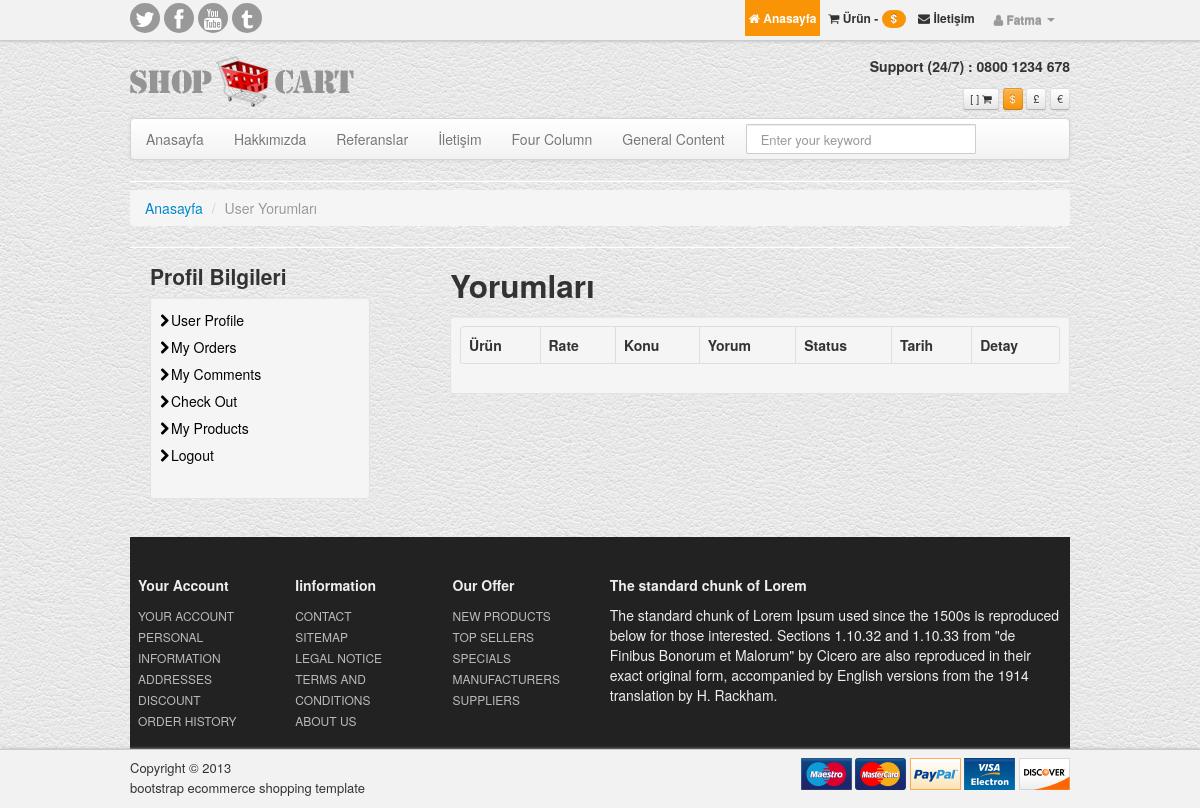
Before: /user/comments/ (signed in) with the older database file.
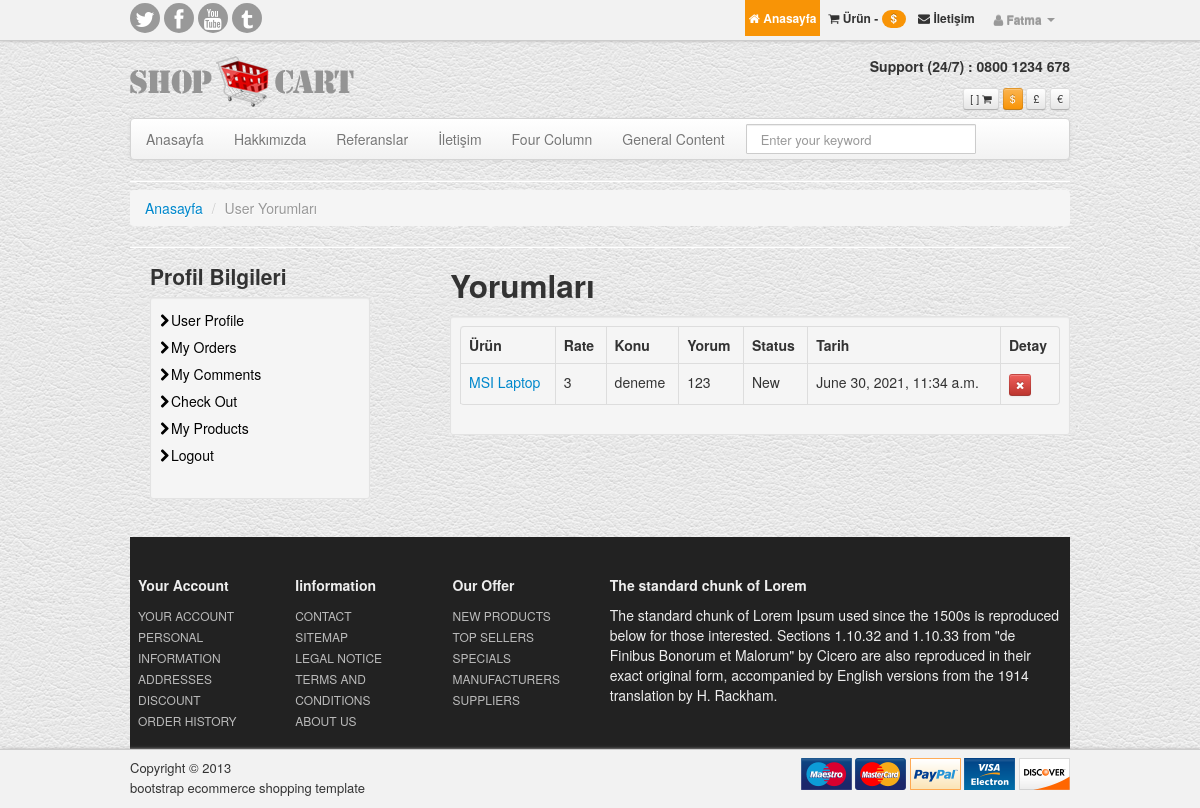
After: the same page with the newer database file.
### product/models.py (models this page shows, shortened)
class Comment(models.Model):
    STATUS = (
        ('New', 'Yeni'),
        ('True', 'Evet'),
        ('False', 'Hayır'),
    )
    product = models.ForeignKey(Product, on_delete=models.CASCADE)
    user = models.ForeignKey(User, on_delete=models.CASCADE)
    subject = models.CharField(max_length=50)
    comment = models.TextField(blank=True, max_length=200)
    rate = models.IntegerField(blank=True)
    status = models.CharField(max_length=10, choices=STATUS, default='New')
    ip = models.CharField(blank=True, max_length=20)
    create_at = models.DateTimeField(auto_now_add=True)
    update_at = models.DateTimeField(auto_now=True)

class Product(models.Model):
    STATUS = (
        ('True', 'Evet'),
        ('False', 'Hayır'),
    )
    category = models.ForeignKey(Category, on_delete=models.CASCADE)  # category ile ilişki kurma
    title = models.CharField(max_length=150)
    keywords = models.CharField(blank=True, max_length=255)
    description = models.CharField(blank=True, max_length=255)
    image = models.ImageField(blank=True, upload_to='images/')
    price = models.FloatField()
    amount = models.IntegerField()
    detail = RichTextUploadingField()
    slug = models.SlugField(null=False, unique=True)
    status = models.CharField(max_length=10, choices=STATUS)
    create_at = models.DateTimeField(auto_now_add=True)
    update_at = models.DateTimeField(auto_now=True)
    def image_tag(self):
        return mark_safe('<img src="{}" height="50"/>'.format(self.image.url))
    image_tag.short_description = 'Image'

### user/views.py (the view)
# urls.py: path('comments/', views.comments, name='comments'),
@login_required(login_url='/login')
def comments(request):
    category = Category.objects.all()
    current_user = request.user
    comments = Comment.objects.filter(user_id=current_user.id)
    context = {
        'category': category,
        'comments': comments,
    }
    return render(request, 'user_comments.html', context)

### user/templates/user_comments.html (shortened to what this page needs)
{%  extends "homebase.html" %}
{% block content %}
	<hr class="soften">
	<div>
        <ul class="breadcrumb">
		    <li><a href="/">Anasayfa</a> <span class="divider">/</span></li>
		    <li class="active">User Yorumları</li>
        </ul>
	</div>
	<hr class="soften">
	<div class="row">
		<div class="span4">
            {% include "user_panel.html" %}
		</div>
		<div class="span8">
            <h2>Yorumları</h2>
            <div class="well well-small">
        <table class="table table-bordered">
              <thead>
              <tr>
                  <th>Ürün</th>
                  <th>Rate</th>
                  <th>Konu</th>
                  <th>Yorum</th>
                  <th>Status</th>
                  <th>Tarih</th>
                  <th>Detay</th>
              </tr>
              {% for rs in comments %}
              <tr>
                  <td><a href="/product/{{ rs.product_id }}/{{ rs.product.slug }}">{{ rs.product.title }}</a></td>
                  <td>{{ rs.rate }}</td>
                  <td>{{ rs.subject }}</td>
                  <td>{{ rs.comment }}</td>
                  <td>{{ rs.status }}</td>
                  <td>{{ rs.create_at }}</td>
                  <td><a href="/user/deletecomment/{{ rs.id }}" onclick="return confirm('Silmek istediğinize emin misiniz?')"> <button class="btn btn-mini btn-danger" type="button"><span class="icon-remove"></span></button></a></td>
              </tr>
              {% endfor %}
              </thead>
            </table>
            </div>
		</div>
	</div>
{% endblock %}

Changed rows visible on the page:
added Comment: product "MSI Laptop", rate "3", subject "deneme", comment "123", status "New", create_at "June 30, 2021, 11:34 a.m."
